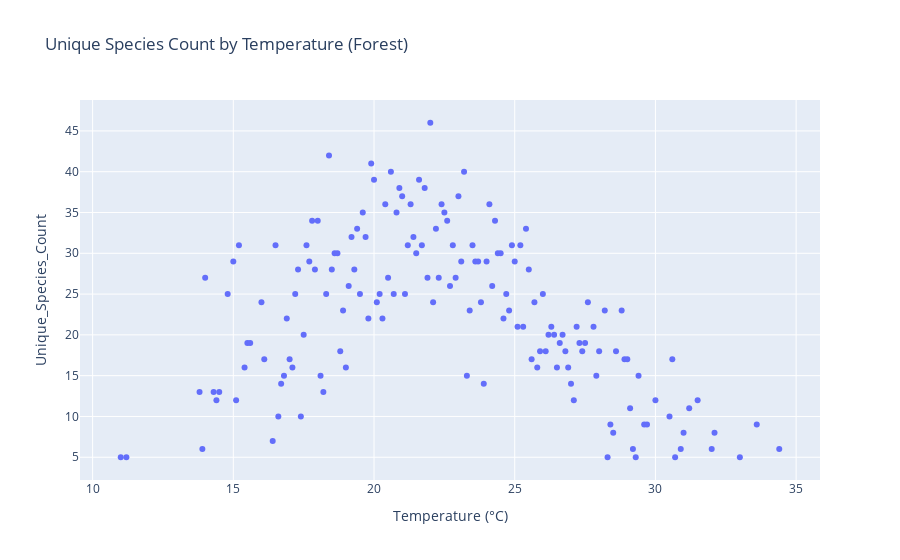

Notebook source saved alongside this figure:
### Markdown cell above
## Visualization of temperature, humidity, sky conditions and wind conditions of forest

### Code cell
# Create scatter plots for weather correlation (location_type:forest)
fig_temp_forest_scatter = px.scatter(avg_species_temp_forest, x='Temperature (°C)', y='Unique_Species_Count', title='Unique Species Count by Temperature (Forest)')
fig_temp_forest_scatter.show()

### Figure 1 — Plotly figure (JSON) as saved in the notebook; plotly's stock layout.template omitted (floating-point values rounded to 4 significant figures; data arrays with more than 128 entries replaced by an {"elided": "..."} marker saying what was removed)
{"data": [{"hovertemplate": "Temperature (°C)=%{x}<br>Unique_Species_Count=%{y}<extra></extra>", "legendgroup": "", "marker": {"color": "#636efa", "symbol": "circle"}, "mode": "markers", "name": "", "orientation": "v", "showlegend": false, "type": "scatter", "x": {"elided": "160 float values"}, "xaxis": "x", "y": {"elided": "160 int values"}, "yaxis": "y"}], "layout": {"legend": {"tracegroupgap": 0}, "title": {"text": "Unique Species Count by Temperature (Forest)"}, "xaxis": {"anchor": "y", "domain": [0, 1], "title": {"text": "Temperature (°C)"}}, "yaxis": {"anchor": "x", "domain": [0, 1], "title": {"text": "Unique_Species_Count"}}}}
